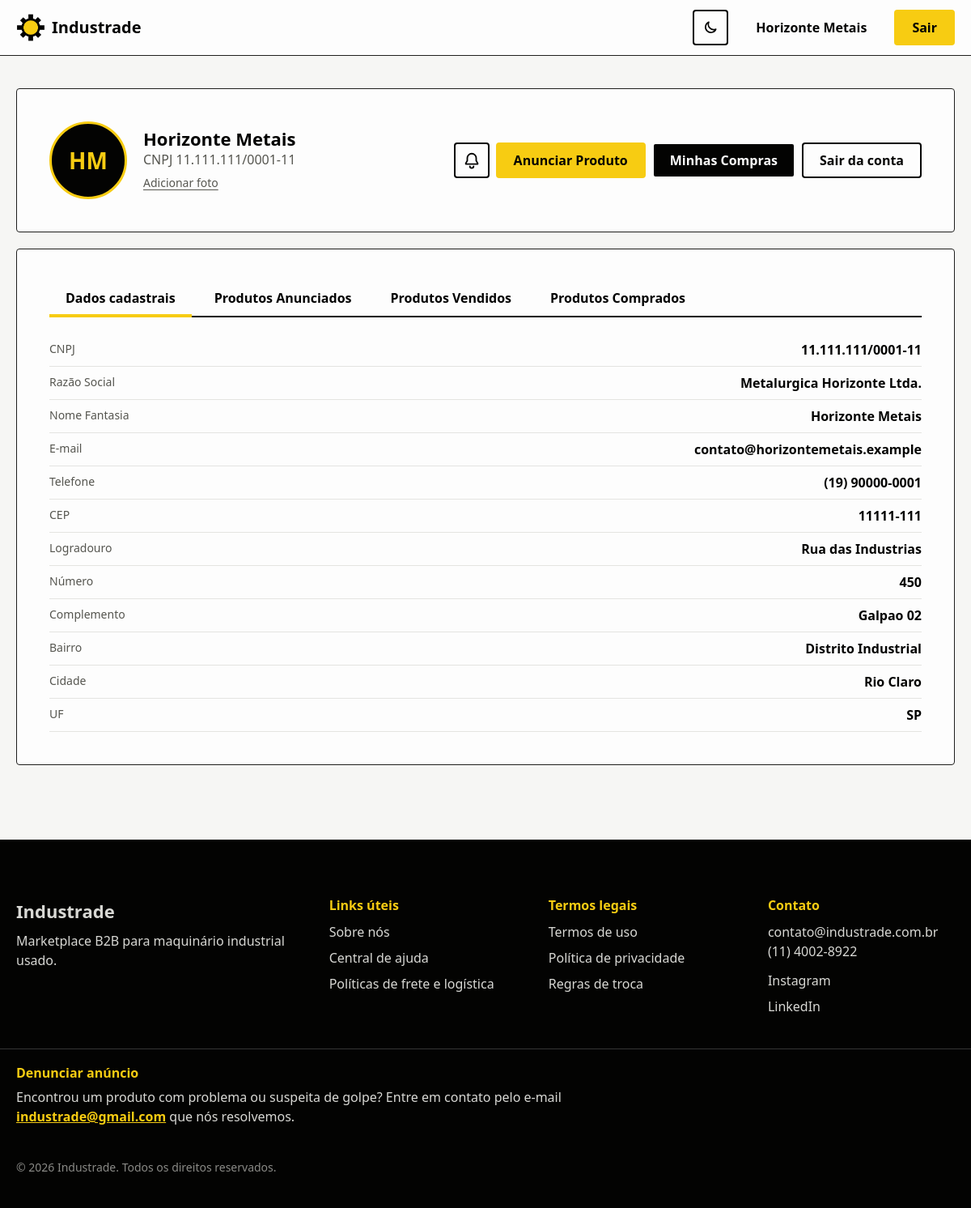
The app's page /perfil.php (signed in) with its own data.
### tables this page shows
CREATE TABLE EMPRESA (
    cnpj              VARCHAR(14)  PRIMARY KEY,
    razao_social      VARCHAR(150) NOT NULL,
    nome_fantasia     VARCHAR(150) NOT NULL,
    email             VARCHAR(150) NOT NULL,
    telefone          VARCHAR(20)  NOT NULL,
    senha             VARCHAR(255)  NOT NULL,
    nome_responsavel  VARCHAR(100),
    data_cadastro     DATETIME      NOT NULL DEFAULT CURRENT_TIMESTAMP,
    verificada        TINYINT(1)    NOT NULL DEFAULT 0,
    id_endereco_fk    INT NOT NULL,

    CONSTRAINT uq_empresa_email UNIQUE (email),

    CONSTRAINT fk_empresa_endereco
        FOREIGN KEY (id_endereco_fk)
        REFERENCES ENDERECO (id_endereco),

    CONSTRAINT ck_empresa_cnpj      CHECK (CHAR_LENGTH(cnpj) = 14),
    CONSTRAINT ck_empresa_senha     CHECK (CHAR_LENGTH(senha) >= 8),
    CONSTRAINT ck_empresa_verificada CHECK (verificada IN (0,1))
);

CREATE TABLE ENDERECO (
    id_endereco   INT NOT NULL AUTO_INCREMENT PRIMARY KEY,
    cep           VARCHAR(9)   NOT NULL,
    logradouro    VARCHAR(100) NOT NULL,
    numero        VARCHAR(10)  NOT NULL,
    complemento   VARCHAR(60),
    bairro        VARCHAR(80)  NOT NULL,
    cidade        VARCHAR(80)  NOT NULL,
    uf            CHAR(2)       NOT NULL
);

### foto_lib.php (called while the page is built, shortened)
<?php
function fotoPerfilUrl($cnpj) {
    $cnpj = preg_replace('/\D/', '', (string)$cnpj);
    foreach (FOTO_EXTS as $ext) {
        $arq = FOTO_DIR . "/" . $cnpj . "." . $ext;
    }
    return null;
}

### perfil.php (the view, shortened to what this page needs)
<?php
require_once "foto_lib.php";
require_once "conexao.php";
function h($v) { return htmlspecialchars((string)($v ?? ""), ENT_QUOTES, "UTF-8"); }
$cnpjLogado = $_SESSION["id"];
$abaInicial = ($_GET["aba"] ?? "") === "produtos" ? "produtos" : "dados";
try {
    $stmt = $pdo->prepare(
        "SELECT e.cnpj, e.razao_social, e.nome_fantasia, e.email, e.telefone,
                en.cep, en.logradouro, en.numero, en.complemento, en.bairro, en.cidade, en.uf
           FROM EMPRESA e
           JOIN ENDERECO en ON en.id_endereco = e.id_endereco_fk
          WHERE e.cnpj = ?"
    );
    $stmt->execute([$cnpjLogado]);
    $empresa = $stmt->fetch(PDO::FETCH_ASSOC);
} catch (PDOException $e) {
    die("Erro ao carregar o perfil.");
}
$fotoUrl = fotoPerfilUrl($empresa["cnpj"]);
$cnpjFmt = preg_replace('/^(\d{2})(\d{3})(\d{3})(\d{4})(\d{2})$/', '$1.$2.$3/$4-$5', $empresa["cnpj"]);
$iniciais = "";
foreach (preg_split('/\s+/', trim($empresa["nome_fantasia"])) as $palavra) {
    if (mb_strlen($palavra) > 2 && mb_strlen($iniciais) < 2) {
        $iniciais .= mb_strtoupper(mb_substr($palavra, 0, 1));
    }
}
?>
<!DOCTYPE html>
<html lang="pt-br">
<head>
  <link rel="stylesheet" href="css/styles.css">
  <link rel="stylesheet" href="css/header.css">
  <link rel="stylesheet" href="css/mobile.css">
  <link rel="stylesheet" href="css/tema.css">
  <link rel="stylesheet" href="css/forms.css">
  <link rel="stylesheet" href="css/notificacoes.css">
</head>
<body>
  <header class="site-header">
    <div class="header-inner">
      <a class="logo" href="index.php" aria-label="Industrade — página inicial">
        <img class="logo-mark" src="img/Engrenagem no logo.png" width="36" height="36" alt="" aria-hidden="true">
        <span class="logo-text">Industrade</span>
      </a>
      <nav class="primary-nav" aria-label="Navegação principal">
        <?php include __DIR__ . "/nav_cta.php"; ?>
      </nav>
    </div>
  </header>
  <main id="conteudo-principal" class="pagina-interna">
    <div class="section-inner">
      <div class="card-form">
        <div class="perfil-topo">
          <div class="perfil-foto-bloco">
            <div class="perfil-foto" id="perfil-foto" aria-label="Foto de perfil"><?php if ($fotoUrl): ?><img src="<?php echo h($fotoUrl); ?>" alt="Foto de perfil de <?php echo h($empresa["nome_fantasia"]); ?>"><?php else: echo h($iniciais); endif; ?></div>
            <div>
              <h1 class="perfil-nome"><?php echo h($empresa["nome_fantasia"]); ?></h1>
              <p class="perfil-cnpj">CNPJ <?php echo h($cnpjFmt); ?></p>
              <form method="POST" action="foto_salvar.php" enctype="multipart/form-data" style="margin-top:0.25rem">
                <label class="link-discreto" for="foto-input" style="display:inline-block;cursor:pointer"><?php echo $fotoUrl ? "Alterar foto" : "Adicionar foto"; ?></label>
              </form>
            </div>
          </div>
          <div class="perfil-acoes">
            <div class="notif-wrap">
              <button type="button" class="notif-sino" id="sino-notificacoes" aria-label="Notificações: nenhuma nova" aria-haspopup="true" aria-expanded="false" aria-controls="notif-painel">
              </button>
            </div>
            <a class="btn btn-primary" href="cadastro-anuncio.php">Anunciar Produto</a>
            <a class="btn btn-outline-preto" href="pedidos.php">Minhas Compras</a>
            <a class="btn btn-ghost" href="logout.php" style="border-color:var(--cor-preto)">Sair da conta</a>
          </div>
        </div>
      </div>
      <div class="card-form">
        <div class="abas" role="tablist" aria-label="Seções do perfil">
          <button class="aba" role="tab" id="aba-dados" aria-controls="painel-dados" aria-selected="<?php echo $abaInicial === "dados" ? "true" : "false"; ?>">Dados cadastrais</button>
          <button class="aba" role="tab" id="aba-produtos" aria-controls="painel-produtos" aria-selected="<?php echo $abaInicial === "produtos" ? "true" : "false"; ?>">Produtos Anunciados</button>
          <button class="aba" role="tab" id="aba-vendidos" aria-controls="painel-vendidos" aria-selected="false">Produtos Vendidos</button>
        </div>
        <div id="painel-dados" role="tabpanel" aria-labelledby="aba-dados"<?php echo $abaInicial === "dados" ? "" : " hidden"; ?>>
          <dl class="dados-lista">
            <div><dt>CNPJ</dt><dd><?php echo h($cnpjFmt); ?></dd></div>
            <div><dt>Razão Social</dt><dd><?php echo h($empresa["razao_social"]); ?></dd></div>
            <div><dt>Nome Fantasia</dt><dd><?php echo h($empresa["nome_fantasia"]); ?></dd></div>
            <div><dt>E-mail</dt><dd><?php echo h($empresa["email"]); ?></dd></div>
            <div><dt>Telefone</dt><dd><?php echo h($empresa["telefone"]); ?></dd></div>
            <div><dt>CEP</dt><dd><?php echo h($empresa["cep"]); ?></dd></div>
            <div><dt>Logradouro</dt><dd><?php echo h($empresa["logradouro"]); ?></dd></div>
            <div><dt>Número</dt><dd><?php echo h($empresa["numero"]); ?></dd></div>
            <div><dt>Complemento</dt><dd><?php echo h($empresa["complemento"] ?: "—"); ?></dd></div>
            <div><dt>Bairro</dt><dd><?php echo h($empresa["bairro"]); ?></dd></div>
            <div><dt>Cidade</dt><dd><?php echo h($empresa["cidade"]); ?></dd></div>
            <div><dt>UF</dt><dd><?php echo h($empresa["uf"]); ?></dd></div>
          </dl>
        </div>
      </div>
    </div>
  </main>
  <footer class="site-footer">
    <div class="footer-inner">
      <div class="footer-coluna">
        <p class="footer-logo">Industrade</p>
        <p>Marketplace B2B para maquinário industrial usado.</p>
      </div>
      <nav class="footer-coluna" aria-label="Links úteis">
        <h3>Links úteis</h3>
        <ul>
          <li><a href="/sobre">Sobre nós</a></li>
          <li><a href="/ajuda">Central de ajuda</a></li>
          <li><a href="/frete">Políticas de frete e logística</a></li>
        </ul>
      </nav>
      <nav class="footer-coluna" aria-label="Termos legais">
        <h3>Termos legais</h3>
        <ul>
          <li><a href="/termos">Termos de uso</a></li>
          <li><a href="/privacidade">Política de privacidade</a></li>
          <li><a href="/regras-troca">Regras de troca</a></li>
        </ul>
      </nav>
      <div class="footer-coluna">
        <h3>Contato</h3>
        <address>
          <a href="mailto:contato@industrade.com.br">contato@industrade.com.br</a><br>
          <a href="tel:+551140028922">(11) 4002-8922</a>
        </address>
        <ul class="redes-sociais">
          <li><a href="https://instagram.com" aria-label="Industrade no Instagram">Instagram</a></li>
          <li><a href="https://linkedin.com" aria-label="Industrade no LinkedIn">LinkedIn</a></li>
        </ul>
      </div>
    </div>
    <p class="copyright">© 2026 Industrade. Todos os direitos reservados.</p>
  </footer>
</body>
</html>

### nav_cta.php (shortened to what this page needs)
<?php
$logadoMenu = isset($_SESSION["id"]);
$nomeMenu   = htmlspecialchars($_SESSION["nome"] ?? "Meu perfil", ENT_QUOTES, "UTF-8");
?>
        <div class="nav-cta">
          <button type="button" class="tema-toggle" data-tema-toggle aria-label="Mudar para o tema escuro" title="Mudar para o tema escuro">
            <svg class="icone-lua" viewBox="0 0 24 24" width="20" height="20" aria-hidden="true" focusable="false">
              <path d="M20 14.5A8 8 0 0 1 9.5 4a8 8 0 1 0 10.5 10.5z" fill="none" stroke="currentColor" stroke-width="2" stroke-linejoin="round"></path>
            </svg>
          </button>
<?php if ($logadoMenu): ?>
          <a class="btn btn-ghost" href="perfil.php"><?php echo $nomeMenu; ?></a>
          <a class="btn btn-primary" href="logout.php">Sair</a>
<?php else: ?>
          <a class="btn btn-ghost" href="login.php">Entrar</a>
          <a class="btn btn-primary" href="cadastro.php">Criar conta</a>
<?php endif; ?>
        </div>

### css/styles.css (style rules this page uses)
:root { --cor-preto: #030302; --cor-primaria: #f7cc12; --cor-branco: #fdfdfd; --cor-texto: var(--cor-preto); --cor-texto-claro: var(--cor-branco); --cor-superficie: var(--cor-branco); --cor-superficie-alt: #f6f6f4; --cor-cinza-claro: #e4e4e1; --border-color: #1f1f1d; --cor-texto-suave: #55554f; --cor-texto-medio: #33332f; --fonte-base: "Bahnschrift", "Segoe UI Variable", "Segoe UI", Arial, sans-serif; --peso-regular: 400; --peso-semibold: 600; --peso-bold: 700; --space-xs: 0.5rem; --space-sm: 0.75rem; --space-md: 1.25rem; --space-lg: 2.5rem; --space-xl: 4.5rem; --largura-conteudo: 75rem; --raio-borda: 4px; }
*, *::before, *::after { box-sizing: border-box; }
* { margin: 0; padding: 0; }
html { scroll-behavior: smooth; }
body { font-family: var(--fonte-base); font-weight: var(--peso-regular); color: var(--cor-texto); background-color: var(--cor-superficie); line-height: 1.5; -webkit-font-smoothing: antialiased; }
img { max-width: 100%; display: block; }
ul { list-style: none; }
a { color: inherit; text-decoration: none; }
button, input { font-family: inherit; font-size: 1rem; }
h1, h2, h3 { font-weight: var(--peso-bold); line-height: 1.15; }
.section-inner { width: 100%; max-width: var(--largura-conteudo); margin-inline: auto; padding-inline: var(--space-md); }
.btn { display: inline-flex; align-items: center; justify-content: center; padding: var(--space-xs) var(--space-md); border-radius: var(--raio-borda); font-weight: var(--peso-semibold); border: 2px solid transparent; cursor: pointer; transition: background-color 0.15s ease, color 0.15s ease, border-color 0.15s ease; }
.btn-primary { background-color: var(--cor-primaria); color: var(--cor-preto); border-color: var(--cor-primaria); }
.btn-ghost { background-color: transparent; color: var(--cor-preto); border-color: transparent; }
.btn-outline-preto { background-color: var(--cor-preto); color: var(--cor-branco); border-color: var(--cor-branco); }
.site-footer { background-color: var(--cor-preto); color: var(--cor-texto-claro); padding-block: var(--space-xl) var(--space-lg); }
.footer-inner { max-width: var(--largura-conteudo); margin-inline: auto; padding-inline: var(--space-md); display: grid; grid-template-columns: 1fr; gap: var(--space-lg); }
.footer-logo { font-size: 1.375rem; font-weight: var(--peso-bold); color: var(--cor-primaria); margin-block-end: var(--space-xs); }
.footer-coluna h3 { font-size: 1rem; color: var(--cor-primaria); margin-block-end: var(--space-sm); }
.footer-coluna p, .footer-coluna address { color: #d8d8d4; font-style: normal; }
.footer-coluna ul { display: flex; flex-direction: column; gap: var(--space-xs); }
.footer-coluna a { color: #d8d8d4; }
.redes-sociais { flex-direction: row; gap: var(--space-md); margin-block-start: var(--space-sm); }
.copyright { max-width: var(--largura-conteudo); margin-inline: auto; padding-inline: var(--space-md); margin-block-start: var(--space-lg); color: #8a8a86; font-size: 0.875rem; }
@media (min-width: 37.5em) { .footer-inner { grid-template-columns: repeat(2, 1fr); } }
@media (min-width: 60em) { .footer-inner { grid-template-columns: 1.5fr 1fr 1fr 1fr; } }

### css/header.css (style rules this page uses)
.site-header { background-color: var(--cor-branco); border-bottom: 1px solid var(--border-color); position: sticky; top: 0; z-index: 20; }
.header-inner { max-width: var(--largura-conteudo); margin-inline: auto; padding: var(--space-sm) var(--space-md); display: grid; grid-template-columns: 1fr auto; align-items: center; gap: var(--space-sm); }
.logo { display: inline-flex; align-items: center; gap: var(--space-xs); }
.logo-text { font-weight: var(--peso-bold); font-size: 1.25rem; color: var(--cor-preto); }
.primary-nav { grid-column: 1 / -1; order: 4; max-height: 0; overflow: hidden; transition: max-height 0.25s ease; }
.nav-cta { display: flex; gap: var(--space-sm); padding-block: var(--space-sm) var(--space-md); }
.nav-cta .btn { flex: 1; }
@media (min-width: 60em) { .header-inner { grid-template-columns: auto minmax(16rem, 28rem) 1fr; column-gap: var(--space-lg); } }
@media (min-width: 60em) { .primary-nav { grid-column: 3; order: 0; max-height: none; overflow: visible; display: flex; align-items: center; justify-content: flex-end; gap: var(--space-lg); } }
@media (min-width: 60em) { .nav-cta { padding-block: 0; } }
@media (min-width: 60em) { .nav-cta .btn { flex: none; } }

### css/mobile.css (style rules this page uses)
.btn, .search-form button, .menu-toggle-label, .primary-nav ul li a { min-height: 2.75rem; }

### records on screen
empresa: nome_fantasia "Horizonte Metais", cnpj "11.111.111/0001-11", razao_social "Metalurgica Horizonte Ltda.", email "contato@horizontemetais.example", telefone "(19) 90000-0001", id_endereco_fk.cep "11111-111", id_endereco_fk.logradouro "Rua das Industrias", id_endereco_fk.numero "450", id_endereco_fk.complemento "Galpao 02", id_endereco_fk.bairro "Distrito Industrial", id_endereco_fk.cidade "Rio Claro", id_endereco_fk.uf "SP"

### other values on screen
$nomeMenu "Horizonte Metais"
$iniciais "HM"
